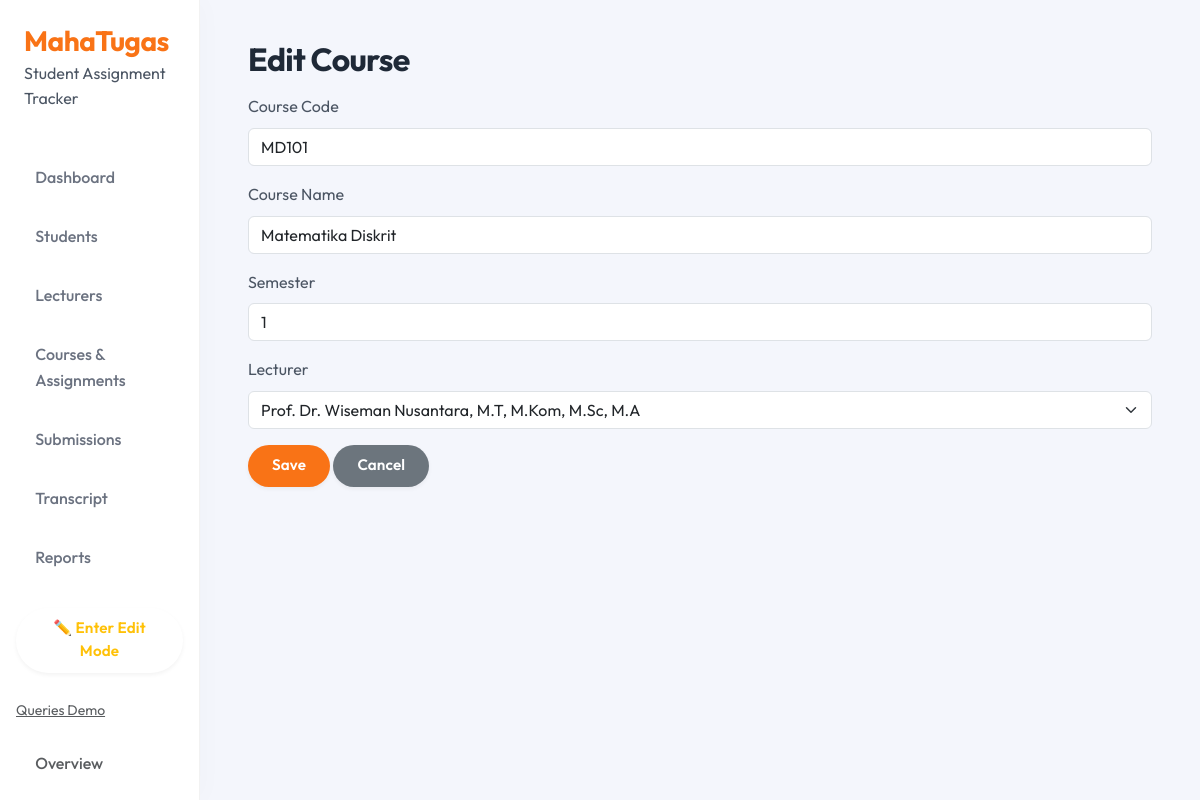
Page /courses/3/edit/ on the committed database.
### tracker/models.py (models this page shows, shortened)
class Course(models.Model):
    course_id = models.AutoField(primary_key=True)
    course_code = models.CharField(max_length=20)
    course_name = models.CharField(max_length=200)
    semester = models.IntegerField()
    lecturer = models.ForeignKey(
        Lecturer,
        on_delete=models.CASCADE,
        related_name='courses'
    )

class Lecturer(models.Model):
    lecturer_id = models.AutoField(primary_key=True)
    lecturer_name = models.CharField(max_length=200)
    lecturer_email = models.EmailField(blank=True, null=True)

### tracker/views.py (the view, shortened to what this page needs)
# urls.py: path('courses/<int:course_id>/edit/', views.course_edit, name='course_edit'),
def course_edit(request, course_id):
    course = get_object_or_404(Course, pk=course_id)
    lecturers = Lecturer.objects.all()
    return render(request, "tracker/course_form.html", {
        "course": course,
        "lecturers": lecturers,
        "is_edit": True
    })

### tracker/templates/tracker/course_form.html (shortened to what this page needs)
{% extends "tracker/base.html" %}
{% block content %}
<h2>{% if is_edit %}Edit Course{% else %}New Course{% endif %}</h2>
<form method="post" class="mt-3">
    <div class="mb-3">
        <label class="form-label">Course Code</label>
        <input type="text" name="course_code" class="form-control"
               value="{{ course.course_code|default:'' }}">
    </div>
    <div class="mb-3">
        <label class="form-label">Course Name</label>
        <input type="text" name="course_name" class="form-control"
               value="{{ course.course_name|default:'' }}">
    </div>
    <div class="mb-3">
        <label class="form-label">Semester</label>
        <input type="number" name="semester" class="form-control"
               value="{{ course.semester|default:'1' }}">
    </div>
    <div class="mb-3">
        <label class="form-label">Lecturer</label>
        <select name="lecturer" class="form-select">
            {% for l in lecturers %}
                <option value="{{ l.lecturer_id }}"
                    {% if course.lecturer.lecturer_id == l.lecturer_id %}selected{% endif %}>
                    {{ l.lecturer_name }}
                </option>
            {% endfor %}
        </select>
    </div>
    <button class="btn btn-primary" type="submit">Save</button>
    <a href="{% url 'courses_list' %}" class="btn btn-secondary">Cancel</a>
</form>
{% endblock %}

### static/tracker/css/comfy.css (style rules this page uses)
:root { --bg-color: #f4f6fc; --surface-color: #ffffff; --text-primary: #4b5563; --text-secondary: #6b7280; --accent-color: #f97316; --accent-hover: #ea580c; --success-soft: #d1fae5; --success-text: #065f46; --warning-soft: #fef3c7; --warning-text: #92400e; --radius-lg: 20px; --radius-md: 12px; --shadow-soft: 0 10px 30px -10px rgba(0, 0, 0, 0.05); --shadow-hover: 0 20px 40px -10px rgba(0, 0, 0, 0.1); --transition-fast: all 0.2s cubic-bezier(0.4, 0, 0.2, 1); --animation-fade-up: fadeInUp 0.5s ease-out forwards; }
body { background-color: var(--bg-color); color: var(--text-primary); font-family: 'Outfit', sans-serif; line-height: 1.6; }
h1, h2, h3, h4, h5, h6 { color: #1f2937; font-weight: 700; letter-spacing: -0.02em; margin-bottom: 1rem; }
h2 { font-size: 2rem; }
.btn { border-radius: 50px; padding: 0.6rem 1.5rem; font-weight: 600; font-size: 0.95rem; letter-spacing: 0.01em; transition: var(--transition-fast); border: none; box-shadow: 0 2px 4px rgba(0, 0, 0, 0.05); }
.btn-primary { background-color: var(--accent-color); color: white; }

### rows in the picture
Course: course_code "MD101", course_name "Matematika Diskrit", semester "1", lecturer "Prof. Dr. Wiseman Nusantara, M.T, M.Kom, M.Sc, M.A"
